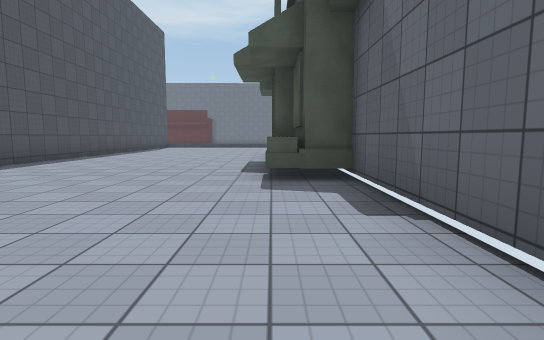
[1] (above)

16 first-person views from a walk through a scene from a Unity 3-D project. The camera is 1.2 m above the floor, tilts 6° down and sees 80° across. The floor is counted in squares, 2 m on a side. Each view is taken from the middle of a square. On the plan, view 1 faces up. The plan holds only what a view shows up to about 10 squares ahead; the rest is blank. The place goes on beyond the plan. Some animated figures are left out. Surface patterns are stand-ins for the level's own textures.

[2]
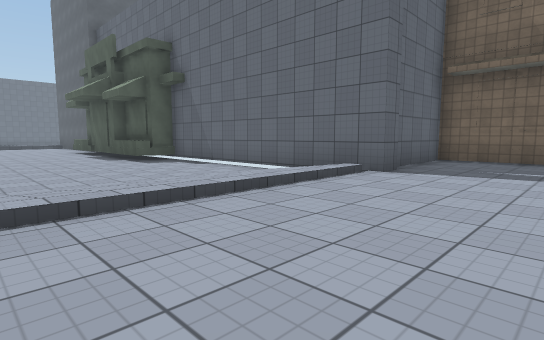

[3]
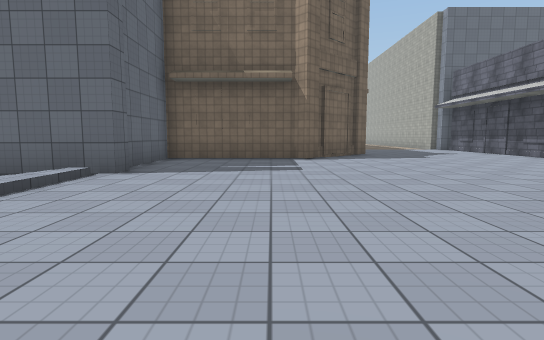

[4]
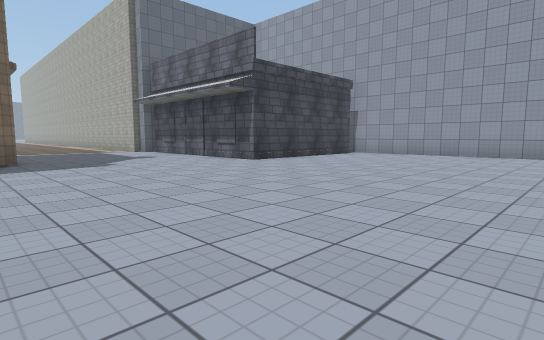

[5]
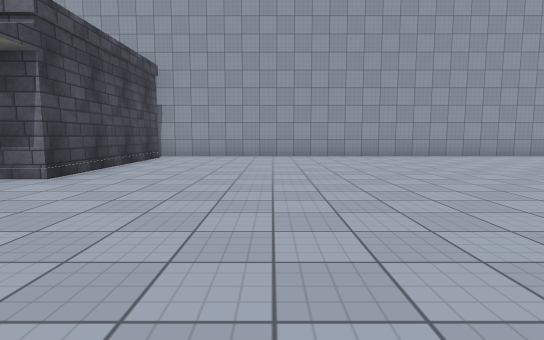

[6]
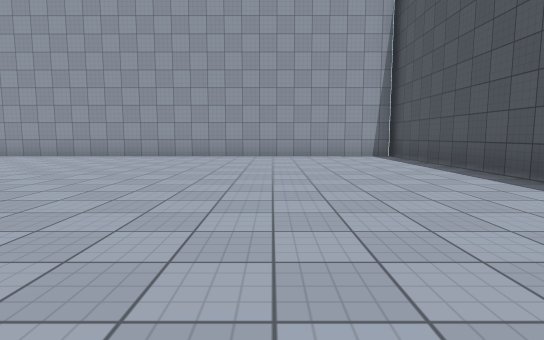

[7]
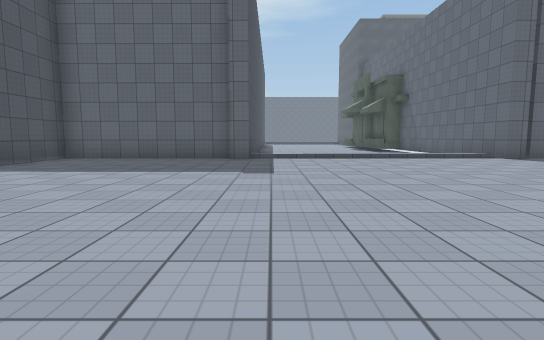

[8]
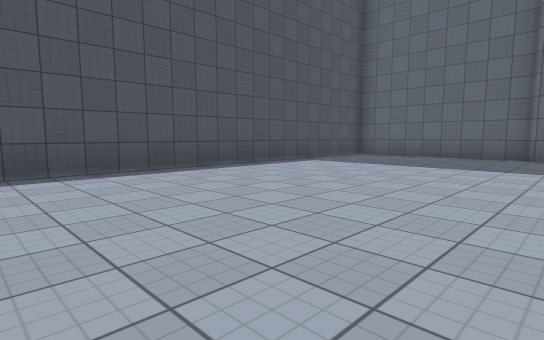

[9]
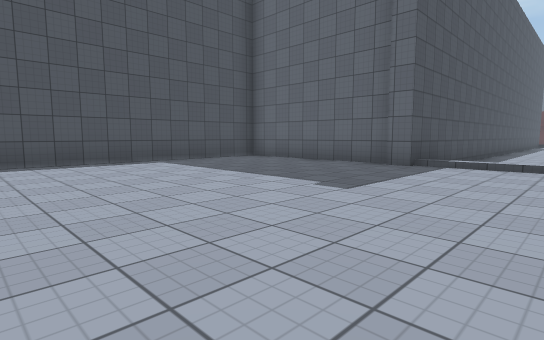

[10]
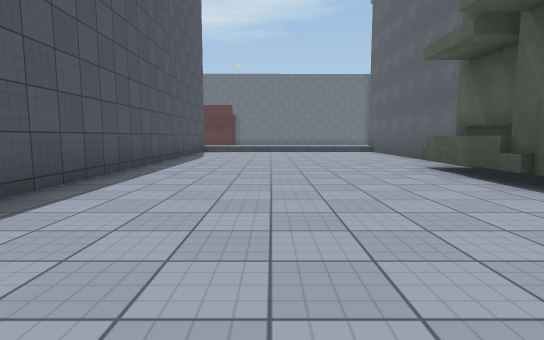

[11]
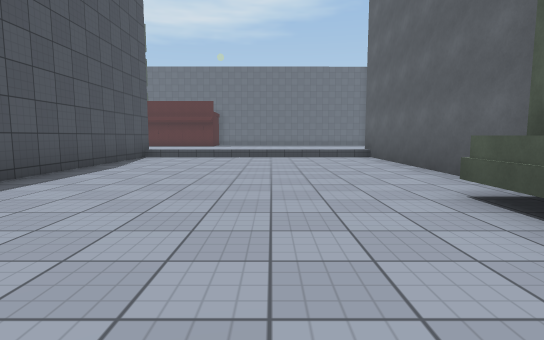

[12]
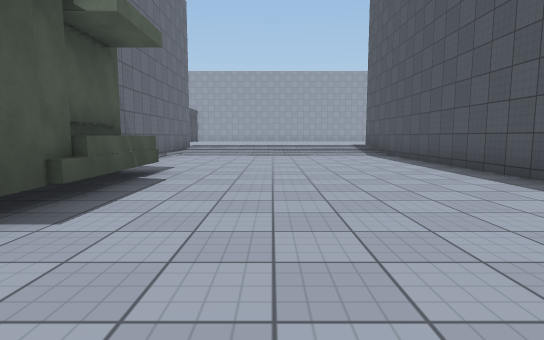

[13]
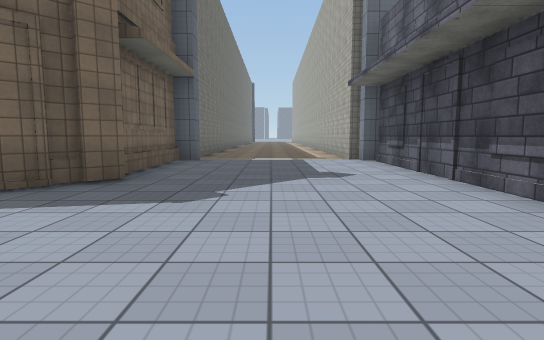

[14]
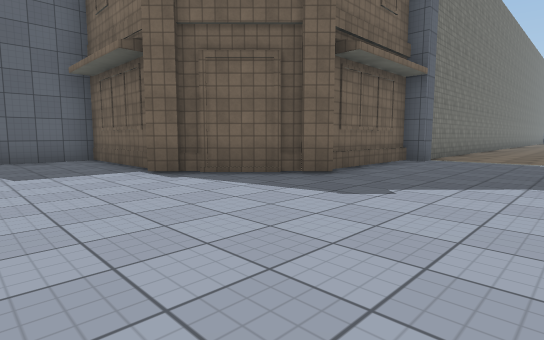

[15]
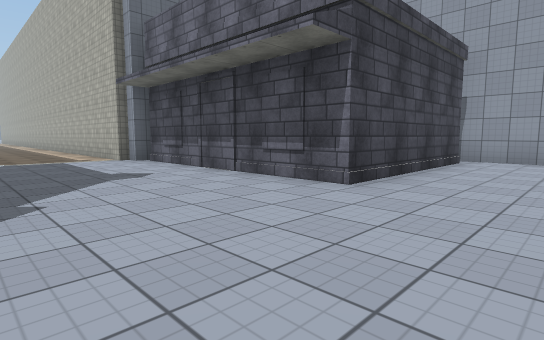

[16]
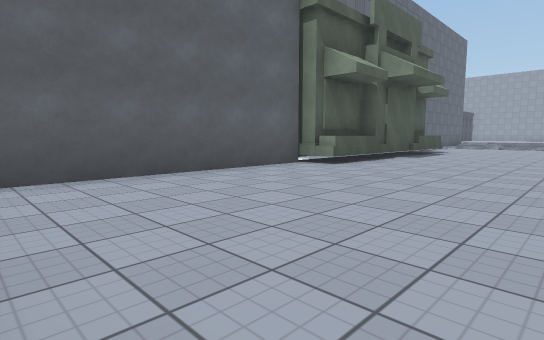

### Floor plan
Key: @ floor where view 1 was taken; # wall or solid block; . main floor; : floor 0.25 m higher than the main floor; - floor 0.25 m lower than the main floor; / step, stairs or slope; = window, fence, low wall or low ledge; O other object.
Columns run from 11 left of view 1 to 13 right of it. Each row starts with its distance up from view 1.
 17      #------#
 16      #------#
 15      #------#
 14      #------#
 13      #------#
 12      #------#
 11      #-----OO
 10      #-----O
  9      #-----O
  8      #-----O
  7      #-----O
  6      #-----O
  5      #-----OO
  4      #------#
  3      #------#
  2      #------#
  1      #------#
  0      #-----@#
 -1      # /////#
 -2 ######::::::#####
 -3 #...............#
 -4 #...............#
 -5 #...............#
 -6 #...............#
 -7 #................##==#
 -8 #....................####
 -9 #.......................
-10 #....... ...............
-11 #....... ...............
-12 #.....................###
-13 #..............########
-14 #..............#
-15 #..............#
-16 #..............#
-17 #..............#
-18 ################

Positions as (right, up) in squares from view 1, and headings:
1: (0, 0), facing up
2: (-4, -5), facing up-right
3: (-4, -5), facing right
4: (-2, -7), facing down-right
5: (1, -8), facing down
6: (-7, -8), facing down
7: (-5, -11), facing up
8: (-5, -12), facing up-left
9: (-3, -9), facing up-left
10: (-3, 5), facing up
11: (-2, 8), facing up
12: (-2, 10), facing down
13: (2, -10), facing right
14: (2, -11), facing up-right
15: (2, -9), facing down-right
16: (-4, 17), facing down-right
